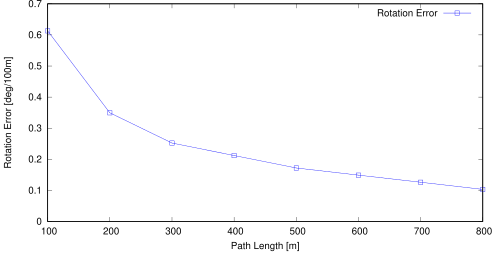

This chart was generated by the following gnuplot code:
set term postscript eps enhanced color
set output "00_rl.eps"
set size ratio 0.5
set yrange [0:*]
set xlabel "Path Length [m]"
set ylabel "Rotation Error [deg/100m]"
plot "00_rl.txt" using 1:($2*57.3*100) title 'Rotation Error' lc rgb "#0000FF" pt 4 w linespoints
